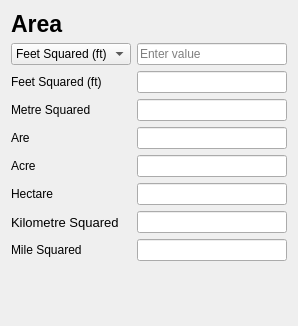
          <widget class="QWidget" name="scrollAreaWidgetContents_5">
           <property name="geometry">
            <rect>
             <x>0</x>
             <y>0</y>
             <width>298</width>
             <height>326</height>
            </rect>
           </property>
           <layout class="QGridLayout" name="gridLayout_11">
            <item row="0" column="0">
             <widget class="QLabel" name="label_32">
              <property name="maximumSize">
               <size>
                <width>400</width>
                <height>27</height>
               </size>
              </property>
              <property name="font">
               <font>
                <pointsize>17</pointsize>
                <weight>75</weight>
                <bold>true</bold>
               </font>
              </property>
              <property name="text">
               <string>Area</string>
              </property>
             </widget>
            </item>
            <item row="1" column="0">
             <widget class="QComboBox" name="comboBox_9">
              <property name="maximumSize">
               <size>
                <width>120</width>
                <height>16777215</height>
               </size>
              </property>
              <item>
               <property name="text">
                <string>Feet Squared (ft)</string>
               </property>
              </item>
              <item>
               <property name="text">
                <string>Metre Squared</string>
               </property>
              </item>
              <item>
               <property name="text">
                <string>Are</string>
               </property>
              </item>
              <item>
               <property name="text">
                <string>Acre</string>
               </property>
              </item>
              <item>
               <property name="text">
                <string>Hectare</string>
               </property>
              </item>
              <item>
               <property name="text">
                <string>Kilometre Squared</string>
               </property>
              </item>
              <item>
               <property name="text">
                <string>Mile Squared</string>
               </property>
              </item>
             </widget>
            </item>
            <item row="1" column="1">
             <widget class="QLineEdit" name="lineEdit_33">
              <property name="text">
               <string/>
              </property>
              <property name="placeholderText">
               <string>Enter value</string>
              </property>
              <property name="clearButtonEnabled">
               <bool>true</bool>
              </property>
             </widget>
            </item>
            <item row="2" column="0">
             <widget class="QLabel" name="label_33">
              <property name="text">
               <string>Feet Squared (ft)</string>
              </property>
             </widget>
            </item>
            <item row="2" column="1">
             <widget class="QLineEdit" name="lineEdit_34">
              <property name="readOnly">
               <bool>true</bool>
              </property>
             </widget>
            </item>
            <item row="3" column="0">
             <widget class="QLabel" name="label_34">
              <property name="text">
               <string>Metre Squared</string>
              </property>
             </widget>
            </item>
            <item row="3" column="1">
             <widget class="QLineEdit" name="lineEdit_35">
              <property name="readOnly">
               <bool>true</bool>
              </property>
             </widget>
            </item>
            <item row="4" column="0">
             <widget class="QLabel" name="label_35">
              <property name="text">
               <string>Are</string>
              </property>
             </widget>
            </item>
            <item row="4" column="1">
             <widget class="QLineEdit" name="lineEdit_36">
              <property name="readOnly">
               <bool>true</bool>
              </property>
             </widget>
            </item>
            <item row="5" column="0">
             <widget class="QLabel" name="label_36">
              <property name="text">
               <string>Acre</string>
              </property>
             </widget>
            </item>
            <item row="5" column="1">
             <widget class="QLineEdit" name="lineEdit_37">
              <property name="readOnly">
               <bool>true</bool>
              </property>
             </widget>
            </item>
            <item row="6" column="0">
             <widget class="QLabel" name="label_37">
              <property name="text">
               <string>Hectare</string>
              </property>
             </widget>
            </item>
            <item row="6" column="1">
             <widget class="QLineEdit" name="lineEdit_38">
              <property name="readOnly">
               <bool>true</bool>
              </property>
             </widget>
            </item>
            <item row="7" column="1">
             <widget class="QLineEdit" name="lineEdit_39">
              <property name="readOnly">
               <bool>true</bool>
              </property>
             </widget>
            </item>
            <item row="7" column="0">
             <widget class="QLabel" name="label_38">
              <property name="font">
               <font>
                <pointsize>10</pointsize>
                <weight>50</weight>
                <bold>false</bold>
               </font>
              </property>
              <property name="text">
               <string>Kilometre Squared</string>
              </property>
             </widget>
            </item>
            <item row="8" column="1">
             <widget class="QLineEdit" name="lineEdit_40">
              <property name="readOnly">
               <bool>true</bool>
              </property>
             </widget>
            </item>
            <item row="8" column="0">
             <widget class="QLabel" name="label_39">
              <property name="text">
               <string>Mile Squared</string>
              </property>
             </widget>
            </item>
            <item row="9" column="1">
             <spacer name="verticalSpacer_6">
              <property name="orientation">
               <enum>Qt::Vertical</enum>
              </property>
              <property name="sizeHint" stdset="0">
               <size>
                <width>20</width>
                <height>40</height>
               </size>
              </property>
             </spacer>
            </item>
           </layout>
          </widget>
